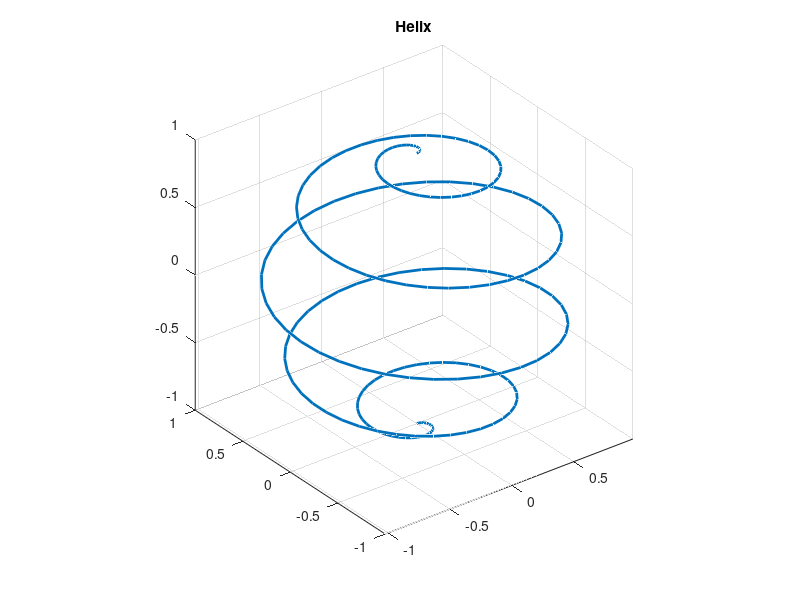

Here is the MATLAB script that generated this plot:
clear;
c = 5;
t = linspace(0, 10*pi, 200);
x = sin(t./(2*c)).*cos(t);
y = sin(t./(2*c)).*sin(t);
z = cos(t./(2*c));
plot3(x,y,z, 'LineWidth', 2), grid on, title('Helix'), axis equal;